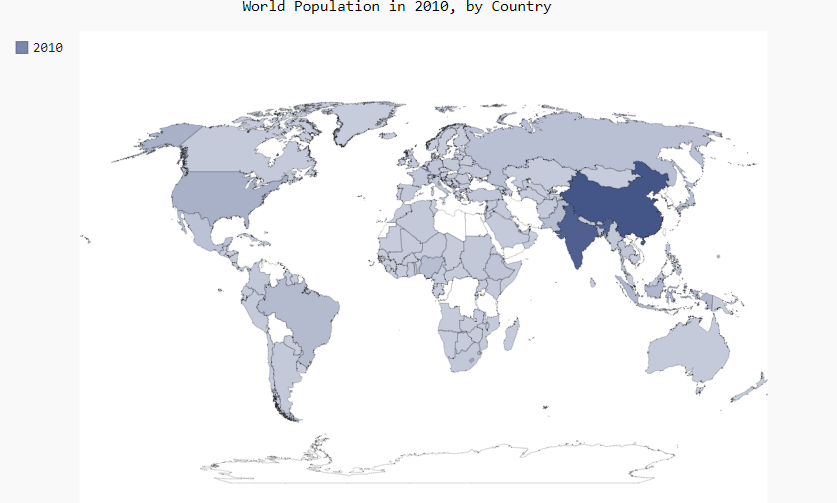

Write Python code to recreate this figure.
import json

from pygal.maps.world import World

#now we import the RotateStyle module

#pygal styles stored in style module

from pygal.style import RotateStyle

from pygal.style import LightColorizedStyle



# import our function get_country_code

from country_codes import get_country_code

#read the file population_data.json
filename="C:/python crash course/udemy/population_data.json"
with open(filename)as f1:
    loader=json.load(f1)

# build a dictionary for population data
    cc_population={}

#print the country name and the population of year 2010
for pop in loader:
    if pop["Year"]=="2010":
        country_name=pop["Country Name"]
        population=int(float(pop["Value"]))
        print("Country_name and Population based on year 2010\n ")
        print("country name is",country_name)
        print("population is",str(population))

# store the country code in a variable code

        code=get_country_code(country_name)

# country code is equal to the population
# population variable contain the Value which have the population of countries

        if code:
            cc_population[code]=population
            print("country code is:",code)

            if (pop["Country Name"]=="India" and (pop["Year"]=="2010")) :
                name=pop["Country Name"]
                pop1=pop["Value"]
                print("Country name is:",name)
                print("population is",pop1)

wm_style = RotateStyle('#445588')

wm = World(style=wm_style)

wm.title = 'World Population in 2010, by Country'
wm.add('2010', cc_population)
wm.render_to_file('world_population.svg')
